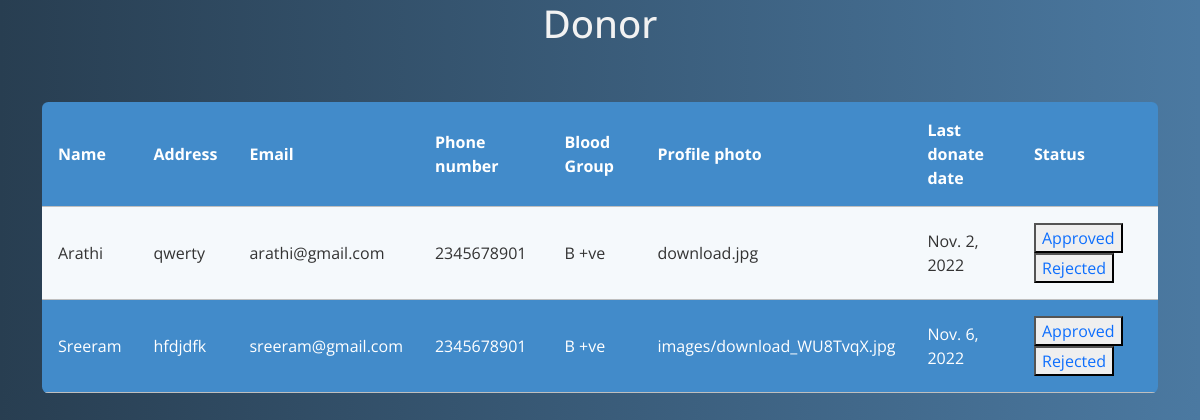
The app's page /donorpending with its own data.
### app22/models.py (models this page shows)
class Donor(models.Model):
    user=models.ForeignKey(User,on_delete=models.CASCADE)
    name=models.CharField(max_length=100)
    email=models.EmailField(max_length=100)
    phone_number=models.IntegerField()
    address=models.CharField(max_length=500)
    blood_group=models.CharField(max_length=500)
    profile_photo=models.ImageField(upload_to ='images/')
    status=models.CharField(max_length=10)
    last_donate_date=models.DateField(max_length=264,unique=True)
    role=models.CharField(max_length=20)

### app22/views.py (the view)
# urls.py: path('donorpending',views.donorpending,name='donorpending'),
def donorpending(request):
    data=Donor.objects.all()
    return render(request,'viewdonorpending.html',{'data':data})

### app22/templates/viewdonorpending.html (shortened to what this page needs)
<!doctype html>
<html lang="en">
  <head>
    <link href="https://cdn.jsdelivr.net/npm/bootstrap@5.0.2/dist/css/bootstrap.min.css" rel="stylesheet">
  </head>
  <body>
    <div class="container">
        <h1>Donor</h1><br><br>
          <table class="rwd-table">
            <tbody>
              <tr>
                <th>Name</th>
                <th>Address</th>
                <th>Email</th>
                <th>Phone number</th>
                <th>Blood Group</th>
                <th>Profile photo</th>
                <th>Last donate date</th>
                <th>Status</th>
              </tr>
              {% for i in data %}
              {% if i.status == "0" %}
              <tr>
                <td data-th="Supplier Code">
                    {{ i.name }}
                </td>
                <td data-th="Supplier Name">
                    {{ i.address }}
                </td>
                <td data-th="Invoice Number">
                    {{ i.email }}
                </td>
                <td data-th="Invoice Date">
                    {{ i.phone_number }}
                </td>
                <td data-th="Due Date">
                    {{ i.blood_group }}
                </td>
                <td data-th="Net Amount">
                    {{ i.profile_photo }}
                </td>
                <td data-th="Net Amount">
                    {{ i.last_donate_date }}
                </td>
                <td data-th="Net Amount">
                  <button><a href="{% url 'donorapprove' i.id %}">Approved</a></button>
                  <button><a href="{% url 'donorapprove' i.id %}">Rejected</a></button>
                </td>
              </tr>
            </tbody>
            {% endif %}
            {% endfor %}
          </table>
        </div>
  </body>
</html>

### app22/templates/viewdonorpending.html (style rules this page uses)
* { font-family: 'Open Sans', sans-serif; }
.rwd-table { margin: auto; min-width: 300px; max-width: 100%; border-collapse: collapse; }
.rwd-table tr:first-child { border-top: none; background: #428bca; color: #fff; }
.rwd-table tr { border-top: 1px solid #ddd; border-bottom: 1px solid #ddd; background-color: #f5f9fc; }
.rwd-table th { display: none; }
.rwd-table td { display: block; }
.rwd-table td:first-child { margin-top: .5em; }
.rwd-table td:last-child { margin-bottom: .5em; }
.rwd-table td:before { content: attr(data-th) ": "; font-weight: bold; width: 120px; display: inline-block; color: #000; }
.rwd-table th, .rwd-table td { text-align: left; }
.rwd-table { color: #333; border-radius: .4em; overflow: hidden; }
.rwd-table tr { border-color: #bfbfbf; }
.rwd-table th, .rwd-table td { padding: .5em 1em; }
@media screen and (min-width: 600px) { .rwd-table td:before { display: none; } }
@media screen and (min-width: 600px) { .rwd-table th, .rwd-table td { display: table-cell; padding: .25em .5em; } }
@media screen and (min-width: 600px) { .rwd-table th:first-child, .rwd-table td:first-child { padding-left: 0; } }
@media screen and (min-width: 600px) { .rwd-table th:last-child, .rwd-table td:last-child { padding-right: 0; } }
@media screen and (min-width: 600px) { .rwd-table th, .rwd-table td { padding: 1em !important; } }
body { background: #4B79A1; background: -webkit-linear-gradient(to left, #4B79A1 , #283E51); background: linear-gradient(to left, #4B79A1 , #283E51); }
h1 { text-align: center; font-size: 2.4em; color: #f2f2f2; }
.container { display: block; text-align: center; }
a { text-decoration: none; }

### records on screen
Donor: name "Arathi", address "qwerty", email "arathi@gmail.com", phone_number "2345678901", blood_group "B +ve", profile_photo "download.jpg", last_donate_date "Nov. 2, 2022"
Donor: name "Sreeram", address "hfdjdfk", email "sreeram@gmail.com", phone_number "2345678901", blood_group "B +ve", profile_photo "images/download_WU8TvqX.jpg", last_donate_date "Nov. 6, 2022"
